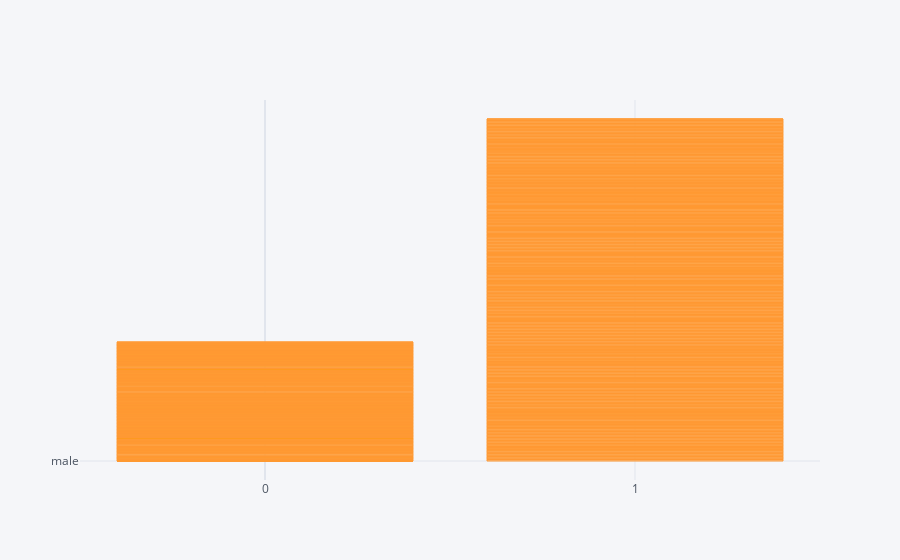

Notebook cell for this chart:
### Code cell
ds.iplot(kind='bar',x='survived',y='sex')

### Figure 1 — Plotly figure (JSON) as saved in the notebook; plotly's stock layout.template omitted (floating-point values rounded to 4 significant figures; data arrays with more than 128 entries replaced by an {"elided": "..."} marker saying what was removed)
{"data": [{"marker": {"color": "rgba(255, 153, 51, 0.6)", "line": {"color": "rgba(255, 153, 51, 1.0)", "width": 1}}, "name": "sex", "orientation": "v", "text": "", "type": "bar", "x": {"elided": "891 int values"}, "y": {"elided": "891 str values"}}], "layout": {"legend": {"bgcolor": "#F5F6F9", "font": {"color": "#4D5663"}}, "paper_bgcolor": "#F5F6F9", "plot_bgcolor": "#F5F6F9", "title": {"font": {"color": "#4D5663"}}, "xaxis": {"gridcolor": "#E1E5ED", "showgrid": true, "tickfont": {"color": "#4D5663"}, "title": {"font": {"color": "#4D5663"}, "text": ""}, "zerolinecolor": "#E1E5ED"}, "yaxis": {"gridcolor": "#E1E5ED", "showgrid": true, "tickfont": {"color": "#4D5663"}, "title": {"font": {"color": "#4D5663"}, "text": ""}, "zerolinecolor": "#E1E5ED"}}}
